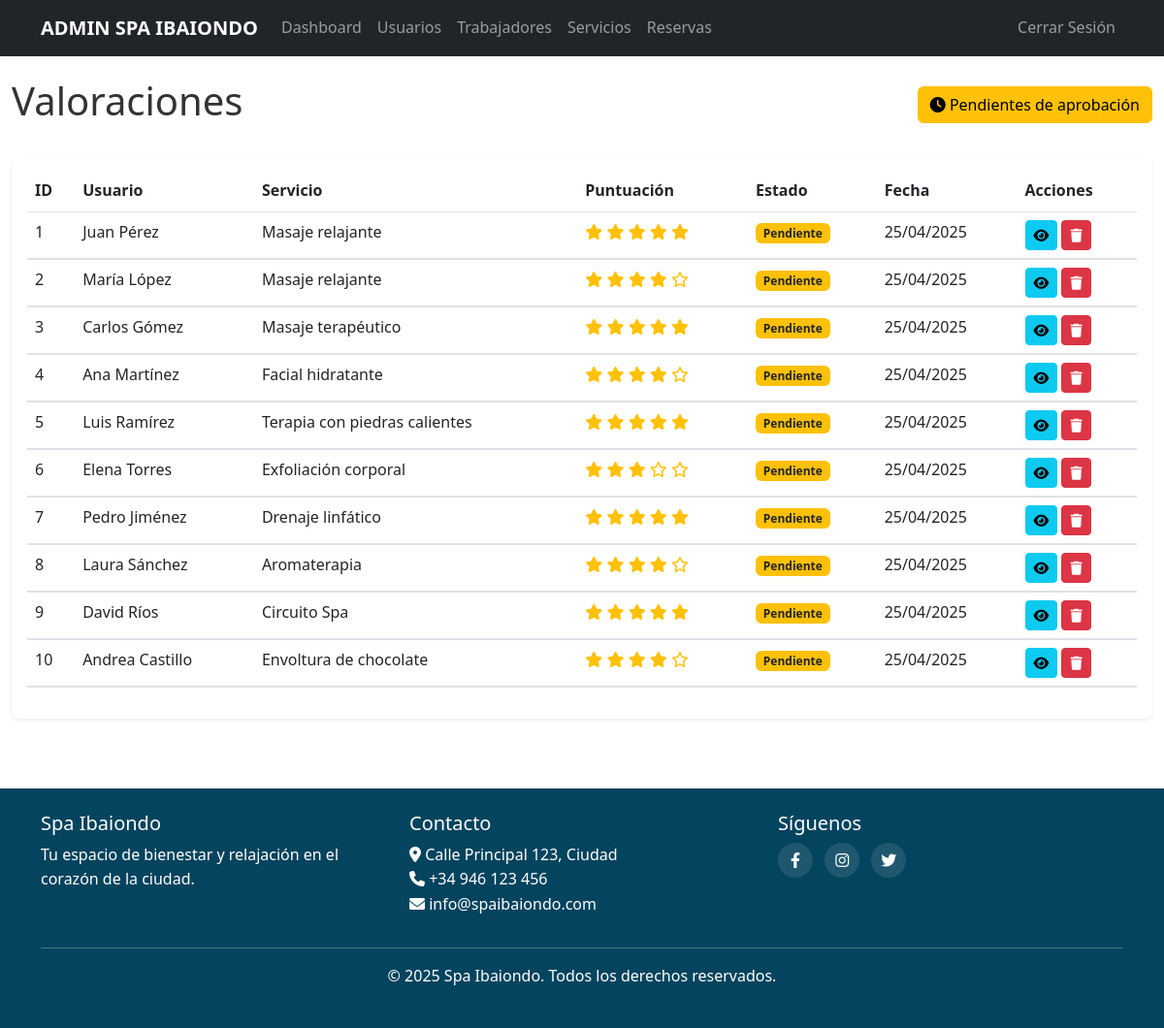
Screenshot of /public/index.php/admin/valoraciones (signed in) with the database file from the repository.
### tables this page shows
CREATE TABLE valoraciones (
	id INT AUTO_INCREMENT PRIMARY KEY,
	id_usuario INT NOT NULL,
	id_servicio INT NOT NULL,
	puntuacion INT NOT NULL CHECK (puntuacion BETWEEN 1 AND 5),
	comentario TEXT,
	fecha_creacion TIMESTAMP DEFAULT CURRENT_TIMESTAMP,
	estado ENUM('pendiente', 'aprobada', 'rechazada') NOT NULL DEFAULT 'pendiente',
	FOREIGN KEY (id_usuario) REFERENCES usuarios(id) ON DELETE CASCADE,
	FOREIGN KEY (id_servicio) REFERENCES servicios(id) ON DELETE CASCADE,
	UNIQUE KEY (id_usuario, id_servicio)
);

CREATE TABLE usuarios (
	id INT AUTO_INCREMENT PRIMARY KEY,
	nombre VARCHAR(100) NOT NULL,
	email VARCHAR(100) UNIQUE NOT NULL,
	contrasena VARCHAR(255) NOT NULL,
	fecha_registro TIMESTAMP DEFAULT CURRENT_TIMESTAMP
);

CREATE TABLE servicios (
	id INT AUTO_INCREMENT PRIMARY KEY,
	nombre VARCHAR(100) NOT NULL,
	descripcion TEXT NOT NULL,
	duracion INT NOT NULL,
	precio DECIMAL(10,2) NOT NULL,
	imagen VARCHAR(255) NULL
);

### app/controllers/AdminController.php (called while the page is built, shortened)
<?php
class AdminController {
    private $valoracionModel;
    public function __construct() {
        require_once BASE_PATH . '/app/models/Valoracion.php';
        $this->valoracionModel = new Valoracion();
    }
    public function listarValoraciones() {
        $valoraciones = $this->valoracionModel->getAll();
        include BASE_PATH . '/app/views/admin/valoraciones.php';
        include BASE_PATH . '/app/views/layouts/admin.php';
    }
}

### public/index.php (called while the page is built, shortened)
<?php
require_once BASE_PATH . '/config/database.php';
require_once BASE_PATH . '/core/Router.php';
require_once BASE_PATH . '/core/Helper.php';
$router = new Router();
$router->dispatch();

### core/Helper.php (called while the page is built, shortened)
<?php
class Helper {
    public static function url($path = '') {
        $base = APP_URL;
        if (strpos($base, 'index.php') === false) {
            $base .= '/index.php';
        }
        return $base . '/' . ltrim($path, '/');
    }
    public static function e($string) {
        return htmlspecialchars($string, ENT_QUOTES, 'UTF-8');
    }
    public static function formatDate($date, $format = 'd/m/Y H:i') {
        $dateObj = new DateTime($date);
        return $dateObj->format($format);
    }
}

### config/database.php (called while the page is built)
<?php
class Database {
    private static $instance = null;
    private $conn;
    private $host = 'localhost';
    private $user = 'root';
    private $pass = '';
    private $name = 'spa';
    private function __construct() {
        try {
            $this->conn = new PDO(
                "mysql:host={$this->host};dbname={$this->name};charset=utf8mb4",
                $this->user,
                $this->pass,
                [PDO::ATTR_ERRMODE => PDO::ERRMODE_EXCEPTION]
            );
        } catch(PDOException $e) {
            die("Error de conexión: " . $e->getMessage());
        }
    }
    public static function getInstance() {
        if (self::$instance == null) {
            self::$instance = new Database();
        }
        return self::$instance;
    }
    public function getConnection() {
        return $this->conn;
    }
}

### app/models/Valoracion.php (called while the page is built, shortened)
<?php
class Valoracion {
    private $db;
    public function __construct() {
        $this->db = Database::getInstance()->getConnection();
    }
    public function getAll() {
        $stmt = $this->db->prepare("
            SELECT v.*, u.nombre as nombre_usuario, s.nombre as nombre_servicio
            FROM valoraciones v
            JOIN usuarios u ON v.id_usuario = u.id
            JOIN servicios s ON v.id_servicio = s.id
            ORDER BY v.fecha_creacion DESC
        ");
        $stmt->execute();
        return $stmt->fetchAll(PDO::FETCH_ASSOC);
    }
}

### app/views/admin/valoraciones.php (the view, shortened to what this page needs)
<div class="container-fluid py-4">
    <div class="d-flex justify-content-between align-items-center mb-4">
        <h1>Valoraciones</h1>
        <a href="<?= Helper::url('admin/valoraciones/pendientes') ?>" class="btn btn-warning">
            <i class="fas fa-clock"></i> Pendientes de aprobación
        </a>
    </div>
    <?php if (empty($valoraciones)): ?>
        <div class="alert alert-info">No hay valoraciones registradas.</div>
    <?php else: ?>
        <div class="card shadow-sm">
            <div class="card-body">
                <div class="table-responsive">
                    <table class="table table-hover">
                        <thead>
                            <tr>
                                <th>ID</th>
                                <th>Usuario</th>
                                <th>Servicio</th>
                                <th>Puntuación</th>
                                <th>Estado</th>
                                <th>Fecha</th>
                                <th>Acciones</th>
                            </tr>
                        </thead>
                        <tbody>
                            <?php foreach ($valoraciones as $valoracion): ?>
                                <?php
                                $badgeClass = '';
                                switch ($valoracion['estado']) {
                                    case 'pendiente':
                                        $badgeClass = 'bg-warning text-dark';
                                        break;
                                }
                                ?>
                                <tr>
                                    <td><?= $valoracion['id'] ?></td>
                                    <td><?= Helper::e($valoracion['nombre_usuario']) ?></td>
                                    <td><?= Helper::e($valoracion['nombre_servicio']) ?></td>
                                    <td>
                                        <?php for ($i = 1; $i <= 5; $i++): ?>
                                            <?php if ($i <= $valoracion['puntuacion']): ?>
                                                <i class="fas fa-star text-warning"></i>
                                            <?php else: ?>
                                                <i class="far fa-star text-warning"></i>
                                            <?php endif; ?>
                                        <?php endfor; ?>
                                    </td>
                                    <td><span class="badge <?= $badgeClass ?>"><?= ucfirst($valoracion['estado']) ?></span></td>
                                    <td><?= Helper::formatDate($valoracion['fecha_creacion'], 'd/m/Y') ?></td>
                                    <td>
                                        <button type="button" class="btn btn-sm btn-info toggle-collapse"
                                                data-bs-toggle="collapse"
                                                data-bs-target="#verValoracion<?= $valoracion['id'] ?>"
                                                aria-expanded="false">
                                            <i class="fas fa-eye"></i>
                                        </button>
                                        <a href="<?= Helper::url('admin/valoraciones/' . $valoracion['id'] . '/eliminar') ?>"
                                           class="btn btn-sm btn-danger"
                                           onclick="return confirm('¿Estás seguro de eliminar esta valoración?')">
                                            <i class="fas fa-trash"></i>
                                        </a>
                                    </td>
                                </tr>
                                <tr class="collapse-row">
                                    <td colspan="7" class="p-0">
                                    </td>
                                </tr>
                            <?php endforeach; ?>
                        </tbody>
                    </table>
                </div>
            </div>
        </div>
    <?php endif; ?>
</div>

### core/Router.php (shortened to what this page needs)
<?php
class Router {
    private $routes = [];
    public function add($method, $path, $controller, $action) {
        $this->routes[] = [
            'method' => $method,
            'path' => $path,
            'controller' => $controller,
            'action' => $action
        ];
    }
    public function dispatch() {
        $uri = $_SERVER['REQUEST_URI'];
        $method = $_SERVER['REQUEST_METHOD'];
        $baseFolder = '/spa-ibaiondo/public';
        if (strpos($uri, $baseFolder) === 0) {
            $uri = substr($uri, strlen($baseFolder));
        }
        $uri = str_replace('/index.php', '', $uri);
        $uri = explode('?', $uri)[0];
        foreach ($this->routes as $route) {
            $pattern = $this->convertRouteToRegex($route['path']);
            if ($route['method'] === $method && preg_match($pattern, $uri, $matches)) {
                array_shift($matches);
                $action = $route['action'];
                $controllerInstance = new $controller();
                call_user_func_array([$controllerInstance, $action], $matches);
                return;
            }
        }
    }
    private function convertRouteToRegex($route) {
        $pattern = preg_replace('/\{([a-zA-Z0-9_]+)\}/', '([^/]+)', $route);
        return '#^' . $pattern . '$#';
    }
}

### public/assets/css/styles.css (style rules this page uses)
body { font-family: 'Segoe UI', Tahoma, Geneva, Verdana, sans-serif; color: #333; line-height: 1.6; padding-right: 0 !important; }
:root { --primary-color: #189AB4; --secondary-color: #6c757d; --accent-color: #e9ecef; --success-color: #28a745; --info-color: #17a2b8; --warning-color: #ffc107; --danger-color: #dc3545; }
.fixed-navbar-body { padding-top: 3.5rem !important; }
.card { border: none; border-radius: 0.5rem; overflow: hidden; transition: transform 0.3s, box-shadow 0.3s; }
.collapse-row { background-color: #f8f9fa; }
html { overflow-y: scroll; }

### rows the page displays
valoraciones: id "1", id_usuario.nombre "Juan Pérez", id_servicio.nombre "Masaje relajante", puntuacion 5 (drawn), estado "Pendiente", fecha_creacion "25/04/2025"
valoraciones: id "2", id_usuario.nombre "María López", id_servicio.nombre "Masaje relajante", puntuacion 4 (drawn), estado "Pendiente", fecha_creacion "25/04/2025"
valoraciones: id "3", id_usuario.nombre "Carlos Gómez", id_servicio.nombre "Masaje terapéutico", puntuacion 5 (drawn), estado "Pendiente", fecha_creacion "25/04/2025"
valoraciones: id "4", id_usuario.nombre "Ana Martínez", id_servicio.nombre "Facial hidratante", puntuacion 4 (drawn), estado "Pendiente", fecha_creacion "25/04/2025"
valoraciones: id "5", id_usuario.nombre "Luis Ramírez", id_servicio.nombre "Terapia con piedras calientes", puntuacion 5 (drawn), estado "Pendiente", fecha_creacion "25/04/2025"
valoraciones: id "6", id_usuario.nombre "Elena Torres", id_servicio.nombre "Exfoliación corporal", puntuacion 3 (drawn), estado "Pendiente", fecha_creacion "25/04/2025"
valoraciones: id "7", id_usuario.nombre "Pedro Jiménez", id_servicio.nombre "Drenaje linfático", puntuacion 5 (drawn), estado "Pendiente", fecha_creacion "25/04/2025"
valoraciones: id "8", id_usuario.nombre "Laura Sánchez", id_servicio.nombre "Aromaterapia", puntuacion 4 (drawn), estado "Pendiente", fecha_creacion "25/04/2025"
valoraciones: id "9", id_usuario.nombre "David Ríos", id_servicio.nombre "Circuito Spa", puntuacion 5 (drawn), estado "Pendiente", fecha_creacion "25/04/2025"
valoraciones: id "10", id_usuario.nombre "Andrea Castillo", id_servicio.nombre "Envoltura de chocolate", puntuacion 4 (drawn), estado "Pendiente", fecha_creacion "25/04/2025"
